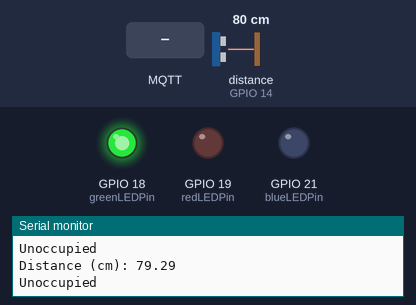
This program was run on a simulated ESP32. Parts: output pins drawn as LEDs (lit = HIGH), the last lines printed to the serial monitor. Wiring (inferred from the names in the program): ultrasonic range finder: trigger GPIO 5; echo GPIO 14. The test bench sets the inputs (shaded band); at power-on: distance to the obstacle (sensor on GPIO 14) 80 cm. The echo pulse lasts 58.3 µs per cm; WiFi joins after 1.5 s; servers stay silent unless stated; the local clock reads 2024-03-15 10:24:30 at power-on unless the program sets it; no MQTT or app messages arrive unless stated; pins used as bus, display or sensor lines are not drawn.

Above: at 2.7 s.
2.8 s: distance to the obstacle (sensor on GPIO 14) set to 15 cm
4.7 s: distance to the obstacle (sensor on GPIO 14) set to 12 cm
At 6.2 s:
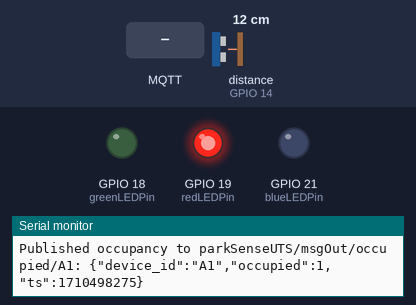
7.0 s: MQTT message "parkSenseUTS/msgIn/" arrives on the first subscribed topic
9.0 s: MQTT message "1" arrives on the first subscribed topic
11.1 s: distance to the obstacle (sensor on GPIO 14) set to 18 cm
At 12.1 s:
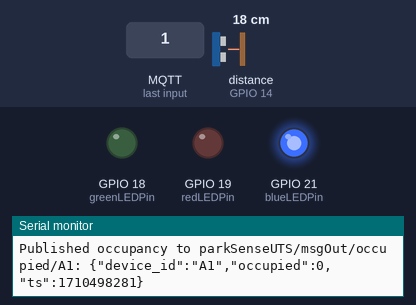
13.1 s: distance to the obstacle (sensor on GPIO 14) set to 2 cm
At 14.0 s:
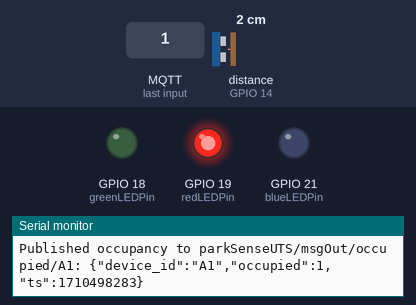
Timing chart, 0 to 16.1 s (numbered marks = the images above; inputs shaded):
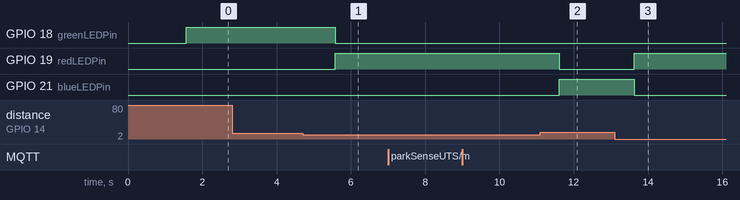

Measured:
- the behaviour switches between 14 and 13 cm on distance to the obstacle (sensor on GPIO 14) (found by bisection; images 0 and 1)
- after the input at 4.7 s, GPIO 18 (greenLEDPin): HIGH → LOW after 0.88 s; GPIO 19 (redLEDPin): LOW → HIGH after 0.88 s
- after the input at 11.1 s, GPIO 19 (redLEDPin): HIGH → LOW after 0.51 s; GPIO 21 (blueLEDPin): LOW → HIGH after 0.51 s
- after the input at 13.1 s, GPIO 19 (redLEDPin): LOW → HIGH after 0.52 s; GPIO 21 (blueLEDPin): HIGH → LOW after 0.52 s

The program:

main.cpp
```cpp
#include <Arduino.h>
#include <WiFi.h>
#include <PubSubClient.h>
#include <ArduinoJson.h>
#include <secrets.h> // INFO: Edit this or the project will not function4
#include <time.h>

const int trigPin = 5;
const int echoPin = 14;
const int redLEDPin = 19;   // Red LED pin
const int greenLEDPin = 18; // Green LED pin
const int blueLEDPin = 21;  // Blue LED pin

const char* deviceID = "A1"; // Unique ID for this parking sensor device. Indexes to a specific parking spot

// define sound speed in cm/uS
#define SOUND_SPEED 0.034

long duration;
float distanceCm;
bool occupied = false;
bool lastOccupied = false;
int occupiedThresholdCm = 13; // distance threshold to consider the parking spot occupied. this isn't universal, i have just set it based on my testing of my model setup
bool disabledPark = false; // whether this parking spot is a disabled park

// just using the public MQTT broker for now.
// this could all be in secrets.h it's essentially an environment variable
const char* MQTT_BROKER = "broker.emqx.io";
const int MQTT_PORT = 1883;
const char* topic = "parkSenseUTS/";

String clientID;

WiFiClient espClient;
PubSubClient client(espClient);

void callback(char* topic, byte* payload, unsigned int length);
void connect();

void publishOccupancy(bool occupied);

void setup() {
  Serial.begin(115200);
  pinMode(trigPin, OUTPUT);
  pinMode(echoPin, INPUT);

  pinMode(redLEDPin, OUTPUT);
  pinMode(greenLEDPin, OUTPUT);
  pinMode(blueLEDPin, OUTPUT);

  WiFi.begin(WIFI_SSID, WIFI_PASS); // these shoud be defined in secrets.h
  Serial.print("Connecting to ");
  Serial.print(WIFI_SSID);
  while (WiFi.status() != WL_CONNECTED) {
    delay(500);
    Serial.print(".");
  }
  Serial.print("\nConnected to WiFi with local IP: ");
  Serial.println(WiFi.localIP());

  // Initialize NTP. If time isn't available when publishing, publishOccupancy() falls back to millis()/1000.
  configTime(0, 0, "pool.ntp.org", "time.google.com");

  // TODO: maybe tie the client ID to the position in the parking area or something like that?
  clientID = "parkSenseUTS-";
  clientID += WiFi.macAddress();

  client.setServer(MQTT_BROKER, MQTT_PORT);
  client.setCallback(callback);
  while (!client.connected()) {
    Serial.printf("The client %s connects to the MQTT broker\n", clientID.c_str());
    if (client.connect(clientID.c_str(), MQTT_USER, MQTT_PASS)) {
      Serial.println("MQTT broker connected");
    } else {
      Serial.print("Failed with state: ");
      Serial.print(client.state());
      delay(2000);
    }
  }
  // The device will light a green LED for an unoccupied normal park and a blue LED for an unoccupied disabled park
    // Whether a given parking spot is disabled should be user configurable
    {
      String subTopic = String("parkSenseUTS/msgIn/") + deviceID + "/disabled_park";
      client.subscribe(subTopic.c_str());
    }
}

void loop() {
  if (!client.connected()) {
    connect();
  }
  // process incoming MQTT packets and give background tasks a moment to run
  client.loop();
  delay(1);

  // sets the trigPin LOW
  digitalWrite(trigPin, LOW);
  delayMicroseconds(2);

  // sets the trigPin to HIGH for 10 microseconds
  digitalWrite(trigPin, HIGH);
  delayMicroseconds(10);
  digitalWrite(trigPin, LOW);

  duration = pulseIn(echoPin, HIGH);
  distanceCm = duration * SOUND_SPEED/2;

  Serial.print("Distance (cm): ");
  Serial.println(distanceCm);

  if (distanceCm < occupiedThresholdCm) {
    Serial.println("Occupied");
    occupied = true;
    digitalWrite(redLEDPin, HIGH);
    digitalWrite(greenLEDPin, LOW);
    digitalWrite(blueLEDPin, LOW);
  } else {
    Serial.println("Unoccupied");
    occupied = false;
    if (disabledPark) {
      digitalWrite(redLEDPin, LOW);
      digitalWrite(greenLEDPin, LOW);
      digitalWrite(blueLEDPin, HIGH);
    } else {
      digitalWrite(redLEDPin, LOW);
      digitalWrite(greenLEDPin, HIGH);
      digitalWrite(blueLEDPin, LOW);
    }

  }
  if (occupied != lastOccupied) {
    publishOccupancy(occupied);
    lastOccupied = occupied;
  }
  delay(1000);
}

void callback(char* topic, byte* payload, unsigned int length){
  // Stub for now - just print the message to serial
  Serial.print("Message arrived on topic: ");
  Serial.print(topic);
  Serial.print(". Message: ");
  String message;
  for (int i = 0; i < length; i++) {
    message += (char)payload[i];
  }
  Serial.println(message);
  if (String(topic) == "parkSenseUTS/msgIn/" + String(deviceID) + "/disabled_park") {
    if (message == "1") {
      Serial.println("This parking spot is now marked as a disabled park.");
      disabledPark = true;
    } else if (message == "0") {
      Serial.println("This parking spot is now marked as a normal park.");
      disabledPark = false;
    } else {
      Serial.println("Invalid message for disabled park status.");
    }
  }
}

void publishOccupancy(bool occupied) {
  if (!client.connected()) {
    Serial.println("MQTT not connected, skipping occupancy publish");
    return;
  }

  // Build topic: parkSenseUTS/msgOut/occupied/<deviceID>
  String pubTopic = String("parkSenseUTS/msgOut/occupied/") + String(deviceID);

  // Get timestamp. Prefer system time (NTP). If not synced, fall back to uptime seconds.
  uint32_t ts = (uint32_t)time(nullptr);
  if (ts < 1000000000u) { // unlikely to be a valid epoch -> fallback
    ts = (uint32_t)(millis() / 1000);
  }

  // Build compact JSON payload: {"device_id":"A1","occupied":1,"ts":1234567890}
  StaticJsonDocument<128> doc;
  doc["device_id"] = deviceID;
  doc["occupied"] = occupied ? 1 : 0;
  doc["ts"] = ts;

  char buf[128];
  size_t n = serializeJson(doc, buf, sizeof(buf));

  bool ok = client.publish(pubTopic.c_str(), buf, n);
  if (!ok) {
    Serial.println("Publish failed");
  } else {
    Serial.print("Published occupancy to ");
    Serial.print(pubTopic);
    Serial.print(": ");
    Serial.println(buf);
  }
}

void connect(){
  while (!client.connected()) {
    Serial.print("Attempting MQTT connection...");
    if (client.connect(clientID.c_str())) {
      String subTopic = String("parkSenseUTS/msgIn/") + String(deviceID) + "/disabled_park";
      client.subscribe(subTopic.c_str());
      Serial.println("Connected");
    }
    else {
      delay(5000);
    }
  }
}
```

secrets.example.h
```cpp
#pragma once
// This file must be edited with your own credentials in order for the project to work
// Secrets are kept in this (gitignored) file to avoid accidental leaks
const char* WIFI_SSID = "SSID";
const char* WIFI_PASS = "Password";
const char* MQTT_USER = "user";
const char* MQTT_PASS = "pass";
```
